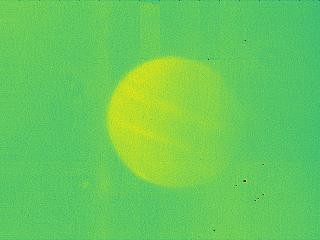
#> input picture corrected_img.jpg, 320 x 240 px, found by its file name
$ python fourier_filter.py
#> lines starting #> are read from the running program, lines starting #| are printed output that depends on the picture; after the words box and inside, x2 and y2 are one past the last pixel; in counts of white or black regions, pixels touching at a corner belong together
import cv2
import numpy as np
from PIL import Image
import matplotlib.pyplot as plt
from astropy.io import fits
from scipy import fftpack

# Load the image in grayscale
gray_jpg = cv2.imread('/Users/naomipark/Desktop/jpl_internship/naomipark_mirsi/corrected_img.jpg', cv2.IMREAD_GRAYSCALE)
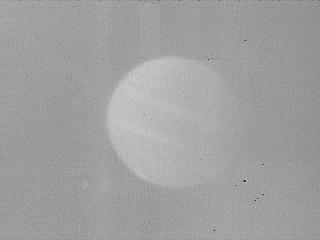
#> gray_jpg: shape (240, 320); min 27, max 209, mean 160.3
plt.imshow(gray_jpg, cmap='gray')
plt.show()

def detect():

    # Ensure the image was loaded properly
    if gray_jpg is None:
        print("Failed to load image")
    else:
        #apply Otsu's thresholding
        ret, thresh = cv2.threshold(gray_jpg, 0, 255, cv2.THRESH_BINARY + cv2.THRESH_OTSU)
        # Try to find circles in the image
        plt.imshow(thresh)
        plt.show()
        #needed to tune params from: (thresh, cv2.HOUGH_GRADIENT, 1, 100, 100, 30, 30, 100)
        detected_circle = cv2.HoughCircles(thresh, cv2.HOUGH_GRADIENT, 1, 1000, param1 = 15, param2 = 7, minRadius=30, maxRadius=100)
        #changing num of votes doesn't do anything

    print(detected_circle)

    detected_circles = np.uint16
    if detected_circle is not None:

        # Convert the circle parameters a, b and r to integers.
        detected_circles = np.uint16(np.around(detected_circle))

        coordinate_list = []
        for pt in detected_circles[0, :]:
            a, b, r = pt[0], pt[1], pt[2]
            coordinate_list.append((a,b))
            # Draw the circumference of the circle.
            gray_jpg_copy = gray_jpg.copy()
            cv2.circle(gray_jpg_copy, (a, b), r, (0, 255, 0), 2) #last parameter is equivalent to thickness.

            # Draw a small circle (of radius 1) to show the center.
            cv2.circle(gray_jpg_copy, (a, b), 1, (0, 0, 255), 3)
            cv2.imshow("Detected Circle", gray_jpg_copy)
            cv2.waitKey(0)
    return detected_circles

def generate_mask(image, circle):
    a, b, r = circle[0], circle[1], circle[2]

    y,x = np.ogrid[-b:image.shape[0]-b, -a:image.shape[1]-a]
    mask = x*x + y*y <= r*r

    return mask

def apply_fourier_filter(image, mask):

    F = fftpack.fftn(image) #take fft of image
    # Shift the zero-frequency component to the center of the spectrum
    F_shift = fftpack.fftshift(F)

    magnitude_spectrum = 20*np.log1p(np.abs(F_shift))

    plt.figure(figsize=(14, 7))

    plt.subplot(121), plt.imshow(image, cmap='gray')
    plt.title('Input Image'), plt.xticks([]), plt.yticks([])

    plt.subplot(122), plt.imshow(magnitude_spectrum, cmap='gray')
    plt.title('Magnitude Spectrum'), plt.xticks([]), plt.yticks([])

    plt.show()

    F_shift[mask] = 0 #apply Fourier filter and zero out transform coefficients for the circle
    # Shift the zero-frequency component back to original place
    F_ishift = fftpack.ifftshift(F_shift)
    filtered_image_complex = fftpack.ifftn(F_ishift) #take inverse Fourier transform to get filtered image back in spatial domain
    filtered_image = np.abs(filtered_image_complex) # Take the absolute value to get a real image

    # Normalise the image to the range 0-255
    filtered_image = cv2.normalize(filtered_image, None, 0, 255, cv2.NORM_MINMAX).astype(np.uint8)

    return filtered_image


detected_circles = detect()
#> in detect, `ret, thresh = cv2.threshold(gray_jpg, 0, 255, cv2.THRESH_BINARY + cv2...`:
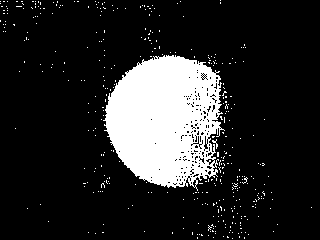
#> thresh: shape (240, 320); 16% white; 389 white regions (387 under 20 px), largest, box (x1, y1, x2, y2) and area: (103, 55, 225, 191) 11642, (212, 139, 218, 149) 20
#> in detect, `ret, thresh = cv2.threshold(gray_jpg, 0, 255, cv2.THRESH_BINARY + cv2...`: ret = 168
#> in detect, `detected_circle = cv2.HoughCircles(thresh, cv2.HOUGH_GRADIENT, 1, 1000..`: detected_circle = [[168.5, 119.5, 63.3]]
#| [[[168.5 119.5  63.3]]]
#> in detect, `detected_circles = np.uint16(np.around(detected_circle))`: detected_circles = [[168, 120, 63]]
#> the loop in detect, `for pt in detected_circles[0, :]:` made 1 pass
#> pass 1, in detect, `cv2.imshow("Detected Circle", gray_jpg_copy)`:
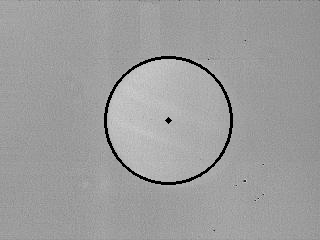
#> window 'Detected Circle': shape (240, 320); min 0, max 209, mean 157.8
#> after the loop in detect, `for pt in detected_circles[0, :]:`: coordinate_list = [(168, 120)]
#> detected_circles = [[168, 120, 63]]

mask = generate_mask(gray_jpg, detected_circles[0][0])
#> in generate_mask, `a, b, r = circle[0], circle[1], circle[2]`: a = 168; b = 120; r = 63
#> in generate_mask, `y,x = np.ogrid[-b:image.shape[0]-b, -a:image.shape[1]-a]`: y = empty array
#> mask = empty array
filtered_img = apply_fourier_filter(gray_jpg, mask)
#> in apply_fourier_filter, `magnitude_spectrum = 20*np.log1p(np.abs(F_shift))`:
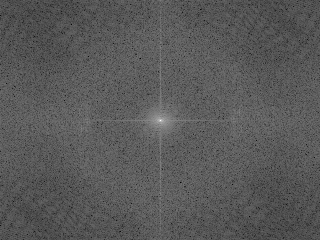
#> magnitude_spectrum: shape (240, 320) float64; min 29.01, max 326.5, mean 133.1; drawn with min black and max white
#> in apply_fourier_filter, `filtered_image = cv2.normalize(filtered_image, None, 0, 255, cv2.NORM_..`:
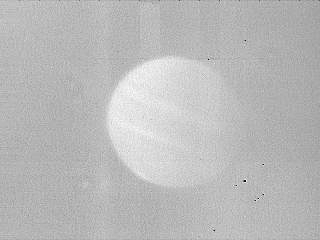
#> filtered_image: shape (240, 320); min 0, max 254, mean 186.3

cv2.imshow("Filtered Image", filtered_img)
cv2.waitKey(0)

hdu = fits.PrimaryHDU(filtered_img)
hdu.writeto("fourier_correction.fits")
